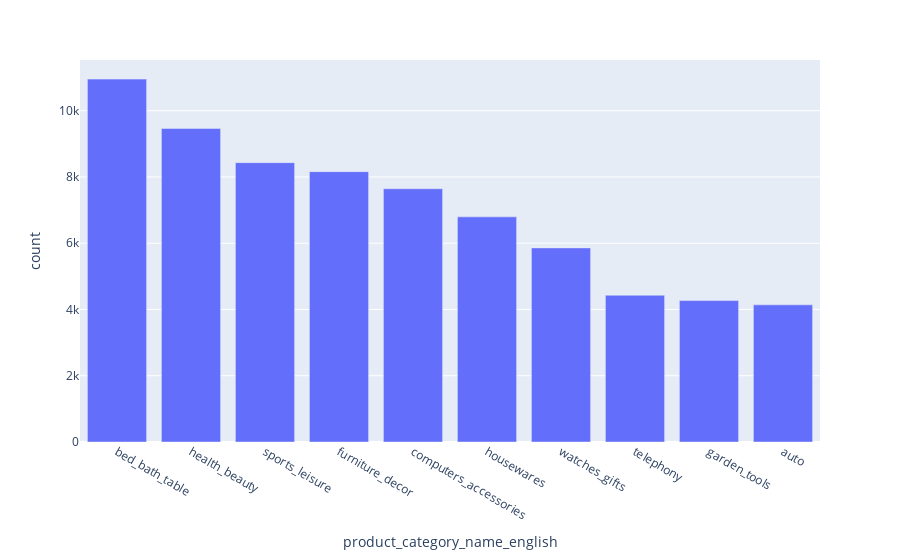

Notebook code for this chart:
### Code cell
# Top 10 product items
fig = px.bar(top10_products,x='product_category_name_english', y='count')
fig.show()

### Figure 1 — Plotly figure (JSON) as saved in the notebook; plotly's stock layout.template omitted (floating-point values rounded to 4 significant figures)
{"data": [{"alignmentgroup": "True", "hovertemplate": "product_category_name_english=%{x}<br>count=%{y}<extra></extra>", "legendgroup": "", "marker": {"color": "#636efa", "pattern": {"shape": ""}}, "name": "", "offsetgroup": "", "orientation": "v", "showlegend": false, "textposition": "auto", "type": "bar", "x": ["bed_bath_table", "health_beauty", "sports_leisure", "furniture_decor", "computers_accessories", "housewares", "watches_gifts", "telephony", "garden_tools", "auto"], "xaxis": "x", "y": [10953, 9465, 8431, 8160, 7644, 6795, 5859, 4430, 4268, 4140], "yaxis": "y"}], "layout": {"autosize": true, "barmode": "relative", "legend": {"tracegroupgap": 0}, "margin": {"t": 60}, "xaxis": {"anchor": "y", "autorange": true, "domain": [0, 1], "range": [-0.5, 9.5], "title": {"text": "product_category_name_english"}, "type": "category"}, "yaxis": {"anchor": "x", "autorange": true, "domain": [0, 1], "range": [0, 11530.0], "title": {"text": "count"}, "type": "linear"}}}
